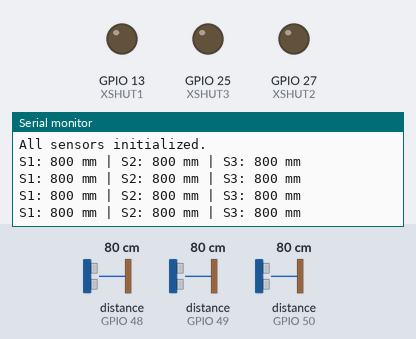
The sketch below on a simulated ESP32. On the bench: output pins drawn as LEDs (lit = HIGH), the last lines printed to the serial monitor. The test bench sets the inputs (shaded band); at power-on: distance to the obstacle (sensors on GPIO 48, GPIO 49, GPIO 50) 80 cm.

Above: at 1.3 s.
1.4 s: distance to the obstacle (sensor on GPIO 48) set to 2 cm
At 1.93 s:
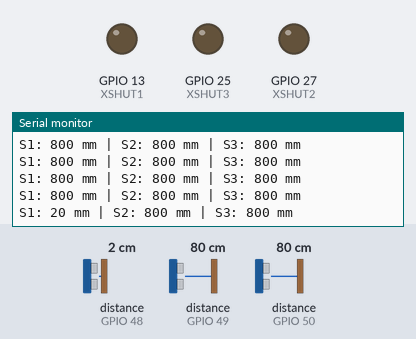
2.9 s: distance to the obstacle (sensor on GPIO 49) set to 2 cm
At 3.13 s:
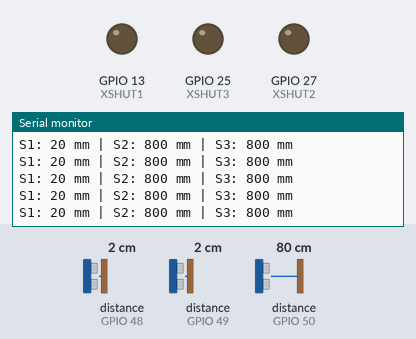
4.4 s: distance to the obstacle (sensor on GPIO 50) set to 2 cm
At 4.63 s:
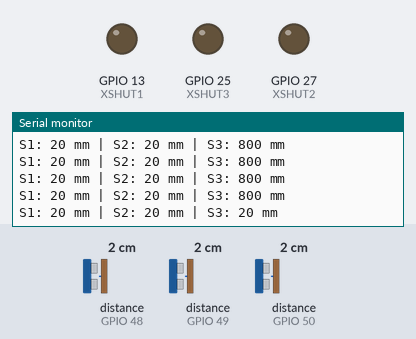
5.9 s: distance to the obstacle (sensor on GPIO 48) set to 4 cm
At 6.13 s:
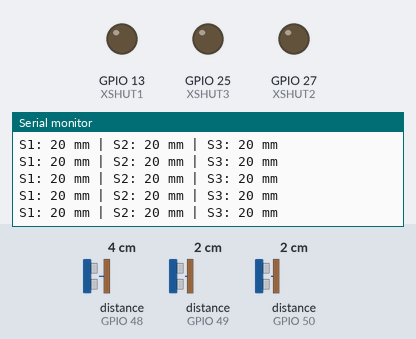
7.4 s: distance to the obstacle (sensor on GPIO 49) set to 4 cm
At 7.62 s:
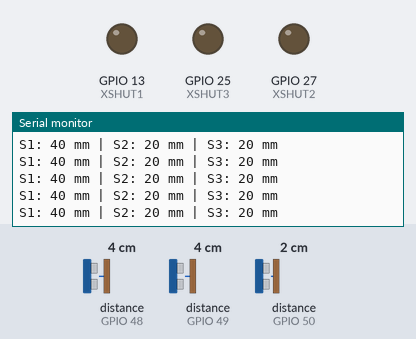
8.9 s: distance to the obstacle (sensor on GPIO 50) set to 4 cm
At 9.12 s:
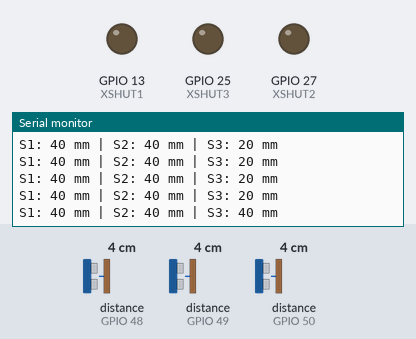
Timing chart, 0 to 11.4 s (numbered marks = the images above; inputs shaded):
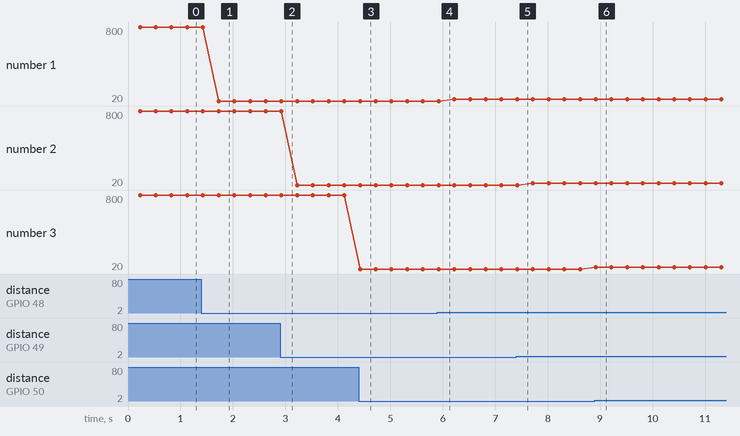

Measured:
- after the input at 1.4 s, the serial monitor: prints a new line after 0.33 s (image 1)
- after the input at 4.4 s, the serial monitor: prints a new line at once (image 3)
- after the input at 8.9 s, the serial monitor: prints a new line at once (image 6)
- plotted number 1: 800 → 20 after the input at 1.4 s, 20 → 40 after the input at 5.9 s

The sketch:

simple_sensor.ino
```cpp
#include <Wire.h>
#include <VL53L1X.h>

// XSHUT pins
#define XSHUT1 13
#define XSHUT2 27
#define XSHUT3 25

// I2C addresses we’ll assign
#define ADDR1 0x30
#define ADDR2 0x31
#define ADDR3 0x32

// Sensor objects
VL53L1X sensor1;
VL53L1X sensor2;
VL53L1X sensor3;

void setup() {
  Serial.begin(115200);

  // Use custom I2C pins: SDA = 33, SCL = 32
  Wire.begin(33, 32);

  // --- Step 1: Reset all sensors ---
  pinMode(XSHUT1, OUTPUT);
  pinMode(XSHUT2, OUTPUT);
  pinMode(XSHUT3, OUTPUT);
  digitalWrite(XSHUT1, LOW);
  digitalWrite(XSHUT2, LOW);
  digitalWrite(XSHUT3, LOW);
  delay(100);

  // --- Step 2: Boot sensor1 only ---
  pinMode(XSHUT1, INPUT); // release -> pulled HIGH
  delay(10);
  if (!sensor1.init()) {
    Serial.println("Sensor1 init failed!");
    while (1);
  }
  sensor1.setAddress(ADDR1);

  // --- Step 3: Boot sensor2 ---
  pinMode(XSHUT2, INPUT);
  delay(10);
  if (!sensor2.init()) {
    Serial.println("Sensor2 init failed!");
    while (1);
  }
  sensor2.setAddress(ADDR2);

  // --- Step 4: Boot sensor3 ---
  pinMode(XSHUT3, INPUT);
  delay(10);
  if (!sensor3.init()) {
    Serial.println("Sensor3 init failed!");
    while (1);
  }
  sensor3.setAddress(ADDR3);

  // --- Step 5: Configure all sensors ---
  sensor1.setDistanceMode(VL53L1X::Medium);
  sensor1.setMeasurementTimingBudget(33000); // 33 ms
  sensor1.startContinuous(33);

  sensor2.setDistanceMode(VL53L1X::Medium);
  sensor2.setMeasurementTimingBudget(33000);
  sensor2.startContinuous(33);

  sensor3.setDistanceMode(VL53L1X::Medium);
  sensor3.setMeasurementTimingBudget(33000);
  sensor3.startContinuous(33);

  Serial.println("All sensors initialized.");
}

void loop() {
  int d1 = sensor1.read();
  int d2 = sensor2.read();
  int d3 = sensor3.read();

  Serial.print("S1: ");
  Serial.print(d1);
  Serial.print(" mm | S2: ");
  Serial.print(d2);
  Serial.print(" mm | S3: ");
  Serial.print(d3);
  Serial.println(" mm");

  delay(200);
}
```
